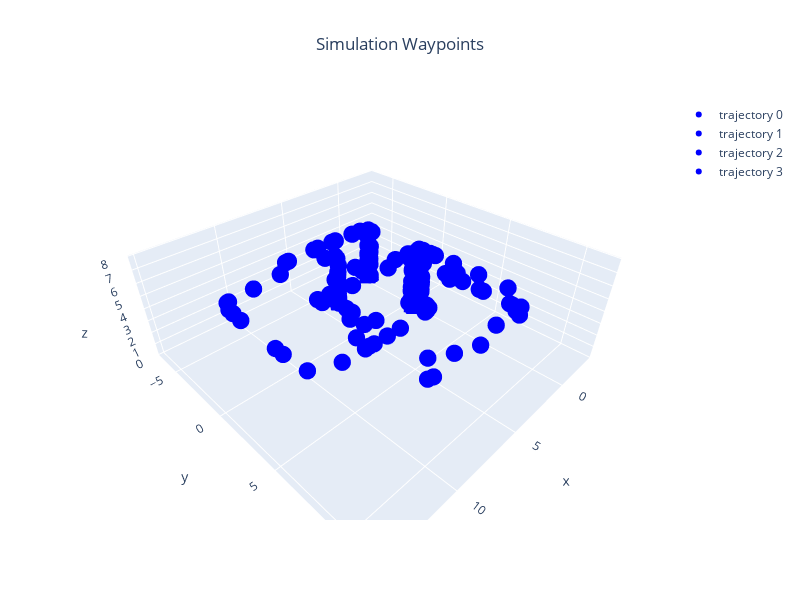

Notebook code cell kept with this figure:
### Markdown cell above
## Print Positions gathered

### Code cell
import numpy as np
from numpy.typing import NDArray
from typing import List
blue_paths:List[NDArray[np.float64]] = []
for sysid,path in blue_gcs.paths.items():
    blue_paths.append(np.array([x for x in path if x is not None]))

markers = [ConfigGazebo.create_trajectory_from_array(array=path,color=Color.BLUE) for path in blue_paths]
Gazebo.plot_3d_interactive(markers=markers,title="Simulation Waypoints",frames=(0.2, 0.2, 0.6),ground=-0.05)

### Figure 1 — Plotly figure (JSON) as saved in the notebook; plotly's stock layout.template omitted (floating-point values rounded to 4 significant figures; data arrays with more than 128 entries replaced by an {"elided": "..."} marker saying what was removed)
{"data": [{"marker": {"color": {"elided": "131 str values"}, "size": 6}, "mode": "markers", "name": "trajectory 0", "type": "scatter3d", "x": {"elided": "131 float values"}, "y": {"elided": "131 float values"}, "z": {"elided": "131 float values"}}, {"marker": {"color": {"elided": "131 str values"}, "size": 6}, "mode": "markers", "name": "trajectory 1", "type": "scatter3d", "x": {"elided": "131 float values"}, "y": {"elided": "131 float values"}, "z": {"elided": "131 float values"}}, {"marker": {"color": {"elided": "131 str values"}, "size": 6}, "mode": "markers", "name": "trajectory 2", "type": "scatter3d", "x": {"elided": "131 float values"}, "y": {"elided": "131 float values"}, "z": {"elided": "131 float values"}}, {"marker": {"color": {"elided": "131 str values"}, "size": 6}, "mode": "markers", "name": "trajectory 3", "type": "scatter3d", "x": {"elided": "131 float values"}, "y": {"elided": "131 float values"}, "z": {"elided": "131 float values"}}], "layout": {"height": 600, "scene": {"xaxis": {"range": [-3.456, 15.32], "title": {"text": "x"}}, "yaxis": {"range": [-7.211, 11.94], "title": {"text": "y"}}, "zaxis": {"range": [-0.05, 8.048], "title": {"text": "z"}}}, "showlegend": true, "title": {"text": "Simulation Waypoints", "x": 0.5, "xanchor": "center"}, "width": 800}}
